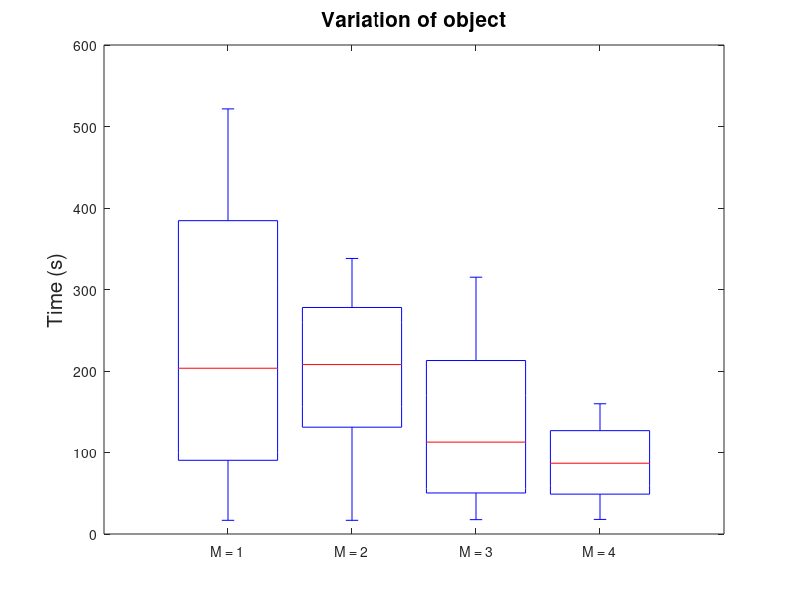

Here is the MATLAB script that generated this plot:
%Depots = [41 69 6 16 50 25 8 44 34 55 51 74 43 24 57 13 18 17 31 71]

R_1 = [440.7 16.8 38.2 365.7 334.8 135.2 481.5 95.2 159.5 521.6 76.2 151.9 447.4 182.3 70.5 504.4 332.2 359.8 224.5 28.8];

R_2 = [203.4 205.5 338.1 315.8 302.6 24.3 276.6 126.2 86.5 246.8 282.0 152.2 210.3 16.8 317.1 81.9 218.1 189.1 132.7 233.7];

R_3 = [100.2 122.7 38.8 212.0 159.4 215.4 88.7 315.1 160.3 234.1 24.9 47.2 256.4 17.6 102.8 187.0 248.2 51.4 102.7 29.8];

%R_4 = [100.6 126.7 39.4 68.4 107.6 184.7 32.8 142.8 66.9 142.7 142.5 127.1 159.8 17.9 103.5 73.1 67.7 52.1 102.8 29.9];
R_4 = [100.6 126.7 39.4 68.4 107.6 24.7 32.8 142.8 66.9 142.7 142.5 127.1 159.8 17.9 103.5 73.1 67.7 52.1 102.8 29.9];


% length(R_1)
% length(R_2)
% length(R_3)
% length(R_4)


figure(1)
x = [R_1;R_2;R_3;R_4];
boxplot(x','Labels',{'M = 1','M = 2','M = 3','M = 4'})


title('Variation of object','FontSize',15)
% xlabel('Number of robots','FontSize',15)
ylabel('Time (s)','FontSize',15)
% grid on


% mean(R_1)
% mean(R_2)
% mean(R_3)
% mean(R_4)